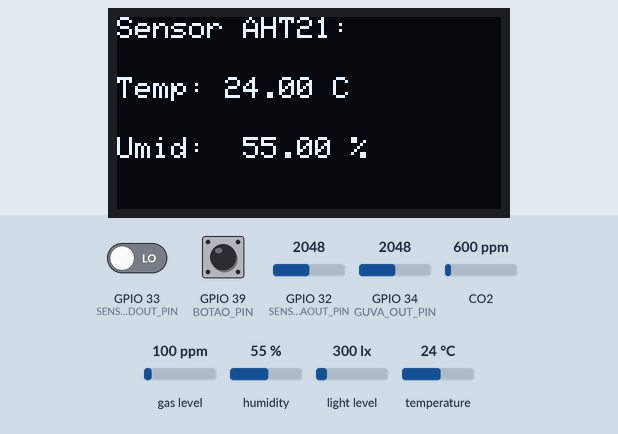
Simulated run of this sketch. Board: ESP32. Shown: 128×64 one-colour display. The test bench sets the inputs (shaded band); at power-on: GPIO 39 (BOTAO_PIN) HIGH, GPIO 32 (SENSOR_CHUVA_AOUT_PIN) = 2048, GPIO 33 (SENSOR_CHUVA_DOUT_PIN) LOW, light level 300 lx, GPIO 34 (GUVA_OUT_PIN) = 2048, CO2 600 ppm, gas level 100 ppm, humidity 55 %, temperature 24 °C. WiFi joins after 1.5 s; servers stay silent unless stated; no MQTT or app messages arrive unless stated; not simulated (calls return 0 or success): Wifi_Config.h; what the sketch prints to the serial monitor is not drawn.

Above: at 4.8 s.
4.9 s: GPIO 39 (BOTAO_PIN) pulled LOW for 3.2 s
At 9.9 s:
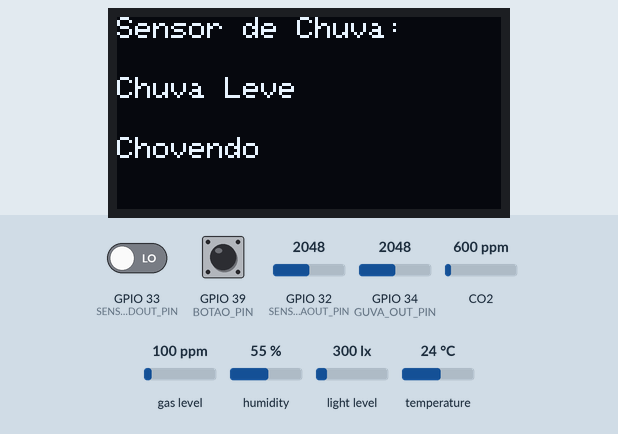
10.2 s: GPIO 32 (SENSOR_CHUVA_AOUT_PIN) set to 2434
11.9 s: GPIO 32 (SENSOR_CHUVA_AOUT_PIN) set to 2556
At 13.0 s:
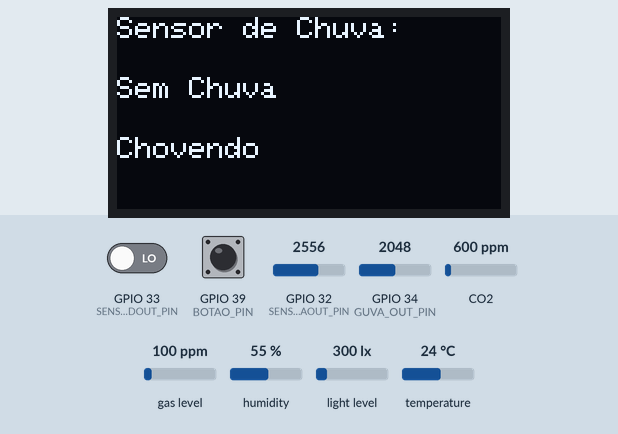
14.2 s: GPIO 33 (SENSOR_CHUVA_DOUT_PIN) driven HIGH
At 15.7 s:
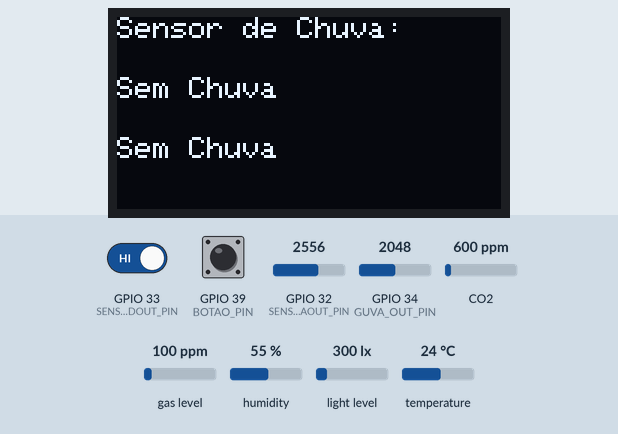
16.2 s: GPIO 39 (BOTAO_PIN) pulled LOW for 1 s
At 18.5 s:
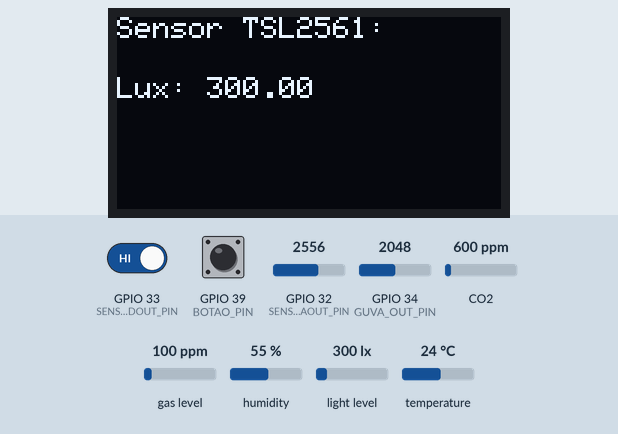
19.2 s: light level set to 40 lx
At 20.2 s:
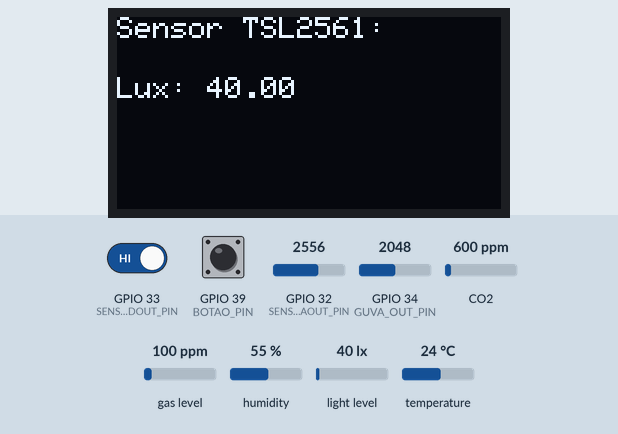
Timing chart, 0 to 22.2 s (numbered marks = the images above; inputs shaded):
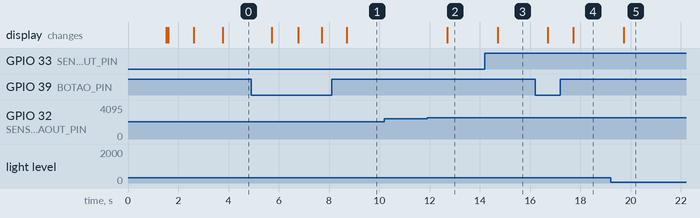

The sketch:

Metereologic_station_Esp32_MQTT.ino
```cpp
#include "Wifi_Config.h"
#include <WiFi.h>
#include <WiFiClientSecure.h>
#include <PubSubClient.h>
#include <Wire.h>                // Chama a Wire.h para comunicação I2C
#include <Adafruit_AHTX0.h>      // Biblioteca responsável pelo AHT21
#include <Adafruit_CCS811.h>     // Biblioteca responsável pelo sensor CSS811
#include <Adafruit_BMP085.h>     // Biblioteca responsável pelo sensor BMP085
#include <Adafruit_TSL2561_U.h>  // Biblioteca responsável pelo TSL2561_U
#include <Adafruit_SSD1306.h>    // Biblioteca para o display OLED SSD1306
#define GUVA_OUT_PIN 34           // Pino analógico do sensor UV GUVA-S12S
#define SENSOR_CHUVA_AOUT_PIN 32  // Pino analógico do sensor de chuva
#define SENSOR_CHUVA_DOUT_PIN 33  // Pino digital do sensor de chuva
#define BOTAO_PIN 39              // Pino do botão para alternar entre as telas
#define SCREEN_WIDTH 128  // OLED display width, in pixels
#define SCREEN_HEIGHT 64  // OLED display height, in pixels

// Declaration for an SSD1306 display connected to I2C (SDA, SCL pins)
Adafruit_SSD1306 display(SCREEN_WIDTH, SCREEN_HEIGHT, &Wire, -1);

Adafruit_AHTX0 aht;                                                                  // AHT10 no endereço 0x38
Adafruit_CCS811 ccs;                                                                 // CCS811 no endereço 0x5A
Adafruit_BMP085 bmp;                                                                 // BMP180 no endereço 0x77
Adafruit_TSL2561_Unified tsl = Adafruit_TSL2561_Unified(TSL2561_ADDR_FLOAT, 12345);  // TSL2561 no endereço 0x39

// WiFi e MQTT Client
WiFiClientSecure espClient;
PubSubClient client(espClient);

int sensorAtual = 0;          // Variável para alternar entre os sensores
const int totalSensores = 6;  // Total de sensores conectados

unsigned long tempoAtualizacao = 1000;  // Intervalo de tempo para atualizar o display
unsigned long ultimoTempo = 0;          // Marca o último tempo que o display foi atualizado

// Configurações do broker MQTT com SSL
const char* mqtt_server = "62.146.172.61";
const int mqtt_port = 8883;  // Porta SSL para MQTT
const char* mqtt_user = "Seu_Usuario";
const char* mqtt_password = "Sua_Senha";


void setup() {
  client.setBufferSize(1024);  // Define o tamanho do buffer das mensagens que vão o Servidor para 1024 bytes
  Serial.begin(115200);

  // Configura Wi-Fi
  setup_wifi();

  // Configura o cliente MQTT com o broker
  client.setServer(mqtt_server, mqtt_port);
  client.setCallback(callback);

  // Configura o certificado SSL
  espClient.setCACert(CERT_CA);           // Set CA certificate
  espClient.setCertificate(CERT_CLIENT);  // Set client certificate
  espClient.setPrivateKey(KEY_CLIENT);    // Set private key

  pinMode(BOTAO_PIN, INPUT);              // Seleciona o pino do botão como entrada
  pinMode(GUVA_OUT_PIN, INPUT);           // Seleciona o pino do sensor GUVA como entrada
  pinMode(SENSOR_CHUVA_AOUT_PIN, INPUT);  // Seleciona o pino analógico do sensor de chuva como entrada
  pinMode(SENSOR_CHUVA_DOUT_PIN, INPUT);  // Seleciona o pino digital do sensor de chuva como entrada

  Wire.begin(21, 22);                                    // Inicializar comunicação I2C
  aht.begin();                                           // Inicializar o sensor AHT10
  ccs.begin();                                           // Inicializar o sensor CCS811
  bmp.begin();                                           // Inicializar o sensor BMP180
  tsl.begin();                                           // Inicializar o sensor TSL2561
  tsl.enableAutoRange(true);                             // Verifica se o TSL2561
  tsl.setIntegrationTime(TSL2561_INTEGRATIONTIME_13MS);  // define o tempo de integração do TSL2561

  if (!display.begin()) {  // Inicializar o display SSD1306
    Serial.println(F("SSD1306 allocation failed"));
    for (;;)
      ;
  }
  display.clearDisplay();  // Limpa o display
  display.display();       // Atualiza a tela do display

  // Exibe mensagem inicial
  display.setTextSize(2);               // Define o tamanho do texto
  display.setTextColor(SSD1306_WHITE);  // Define a cor do texto
  display.setCursor(0, 14);
  display.println(F("Estação"));  // seleciona a posição e desenha no display Estação
  display.setCursor(0, 34);
  display.println(F("Meteorológica"));  // Escreve meteorológica
  display.display();                    // atualiza o display, escrevendo a mensagem acima
  display.clearDisplay();               // limpa a tela do display
  delay(1000);                          // delay para limpar a tela
  display.setTextSize(2);               // Define o tamanho do texto
  display.setCursor(0, 14);
  display.println(F("Curto"));  // escreve curto
  display.setCursor(0, 34);
  display.println(F("Circuito"));  // escreve circuito
  display.display();               // atualiza a tela do display, escrevendo a mensagem acima
  display.clearDisplay();          // limpa a tela
  delay(1000);                     // delay de 1 segundo
}

void loop() {
  if (!client.connected()) {
    reconnect();
  }
  client.loop();

  int UVLevel = analogRead(GUVA_OUT_PIN);
  float voltage = UVLevel * (3.3 / 4095.0);   // Converte a leitura para a tensão
  float UVIndex = calcularIndiceUV(voltage);  // Calcula o índice UV

  String nivelUV = getNivelUV(UVIndex);


  int valorAnalogico = analogRead(SENSOR_CHUVA_AOUT_PIN);
  int valorDigital = digitalRead(SENSOR_CHUVA_DOUT_PIN);

  String nivelChuva;
  if (valorAnalogico > 2500) {
    nivelChuva = "Sem Chuva";
  } else if (valorAnalogico > 1500) {
    nivelChuva = "Chuva Leve";
  } else if (valorAnalogico > 500) {
    nivelChuva = "Chuva Moderada";
  } else {
    nivelChuva = "Chuva Intensa";
  }
  // Indicação se está chovendo ou não com base na leitura digital
  String statusChuva = (valorDigital == HIGH) ? "Sem chuva" : "Chovendo";

  // Publica uma mensagem a cada 5 segundos
  static unsigned long lastMsg = 0;
  unsigned long now = millis();

  if (now - lastMsg > 60000) {
    lastMsg = now;

    sensors_event_t humidity, temp;
    aht.getEvent(&humidity, &temp);

    sensors_event_t event;
    tsl.getEvent(&event);
    ccs.readData();

    //JsonDocument doc(2048);  // Ensure you have the correct version of ArduinoJson

    // Construir manualmente a string JSON
    char buffer[512];
    snprintf(buffer, sizeof(buffer),
             "{"
             "\"AHT21\": {\"Temperatura\": %.2f, \"Umidade\": %.2f},"
             "\"CCS811\": {\"CO2\": %d, \"TVOC\": %d},"
             "\"BMP180\": {\"Pressao\": %ld, \"Altitude\": %.2f},"
             "\"TSL2561\": {\"Lux\": %.2f},"
             "\"Guva\": {\"UV Index\": %.2f, \"Nivel\": \"%s\"},"
             "\"Chuva\": {\"Status\": \"%s\", \"Digital\": \"%s\"}"
             "}",
             temp.temperature,
             humidity.relative_humidity,
             ccs.geteCO2(),
             ccs.getTVOC(),
             bmp.readPressure(),
             bmp.readAltitude(),
             event.light,
             UVIndex,
             nivelUV.c_str(),
             nivelChuva.c_str(),
             (valorDigital == HIGH) ? "Sem Chuva" : "Chovendo");

    Serial.println(buffer);
    // Envia a mensagem via MQTT
    client.publish("Estacao", buffer);
  }


  botao();  // chama a função botão, responsável pela trocar as telas

  // Verifica se é hora de atualizar o display
  unsigned long tempoAtual = millis();  // Tempo atual

  if (tempoAtual - ultimoTempo >= tempoAtualizacao) {
    // Atualiza o display com o sensor selecionado
    switch (sensorAtual)  // Switch com a variavel sensorAtual, definindo qual sensor é mostrado na tela
    {
      case 0:  // Em caso 0, chama a função mostrarAHT21, mostrando no display, as informações do sensor AHT21
        mostrarAHT21();
        break;
      case 1:  // Em caso 1, chama a função mostrarCCS811, mostrando no display, as informações do sensor CCS811
        mostrarCCS811();
        break;
      case 2:  // Em caso 2, chama a função mostrarBMP180, mostrando no display, as informações do sensor BMP180
        mostrarBMP180();
        break;
      case 3:  // Em caso 3, chama a função mostrarTSL2561, mostrando no display, as informações do sensor TSL2561
        mostrarTSL2561();
        break;
      case 4:  // Em caso 4, chama a função mostrarGUVA, mostrando no display, as informações do sensor mostrarGUVA
        mostrarGUVA();
        break;
      case 5:  // Em caso 5, chama a função mostrarSensorChuva, mostrando no display, as informações do sensor Sensor Chuva
        mostrarSensorChuva();
        break;
    }

    display.display();       // Mostra os dados no display
    display.clearDisplay();  // Limpa o display para a próxima atualização

    // Atualiza o último tempo em que o display foi atualizado
    ultimoTempo = tempoAtual;
  }
}

void botao()  // Variavel para controle do botão
{
  static unsigned long lastPress = 0;
  unsigned long now = millis();
  if (digitalRead(BOTAO_PIN) == LOW)  // Quando o botão do pino 39 for pressionado
  {
    if (now - lastPress > 300) {  // debounce de 300ms
      sensorAtual++;              // Adiciona o valor do sensorAtual
      lastPress = now;
    }
  }
  // Essa função reinicia a variavel sensorAtual para voltar a primeira tela
  if (sensorAtual >= totalSensores)  // Se o valor de sensorAtual for igual ou maior que totalSensores
  {
    sensorAtual = 0;  // sensorAtual se torna 0
  }
}


void mostrarAHT21()  // Função que exibe o valor do sensor AHT21
{
  sensors_event_t humidity, temp;
  aht.getEvent(&humidity, &temp);

  display.setTextSize(1);
  display.setTextColor(SSD1306_WHITE);
  display.setCursor(0, 0);
  display.print(F("Sensor AHT21:"));
  display.setCursor(0, 20);
  display.print(F("Temp: "));
  display.print(temp.temperature);
  display.print(F(" C"));
  display.setCursor(0, 40);
  display.print(F("Umid:  "));
  display.print(humidity.relative_humidity);
  display.print(F(" %"));
}

void mostrarCCS811()  // Função que exibe o valor do sensor CCS811
{
  ccs.readData();
  display.setTextSize(1);
  display.setTextColor(SSD1306_WHITE);
  display.setCursor(0, 0);
  display.print(F("Sensor CCS811:"));
  display.setCursor(0, 20);
  display.print(F("CO2: "));
  display.print(ccs.geteCO2());
  display.print(F(" ppm"));
  display.setCursor(0, 40);
  display.print(F("TVOC: "));
  display.print(ccs.getTVOC());
  display.print(F(" ppb"));
}

void mostrarBMP180()  // Função que exibe o valor do senso BMP180
{
  display.setTextSize(1);
  display.setTextColor(SSD1306_WHITE);
  display.setCursor(0, 0);
  display.print(F("Sensor BMP180:"));
  display.setCursor(0, 20);
  display.print(F("Press: "));
  display.print(bmp.readPressure());
  display.print(F(" Pa"));
  display.setCursor(0, 40);
  display.print(F("Altitude: "));
  display.print(bmp.readAltitude());
  display.print(F(" m"));
}

void mostrarTSL2561()  // Função que exibe o valor do sensor TSL2561
{
  sensors_event_t event;
  tsl.getEvent(&event);

  display.setTextSize(1);
  display.setTextColor(SSD1306_WHITE);
  display.setCursor(0, 0);
  display.print(F("Sensor TSL2561:"));
  if (event.light) {
    display.setCursor(0, 20);
    display.print(F("Lux: "));
    display.print(event.light);
  } else {
    display.setCursor(0, 20);
    display.print(F("Falha na leitura!"));
  }
}

void mostrarGUVA()  // Função que exibe o valor do sensor GUVA
{
  int UVLevel = analogRead(GUVA_OUT_PIN);
  float voltage = UVLevel * (3.3 / 4095.0);   // Converte a leitura para a tensão
  float UVIndex = calcularIndiceUV(voltage);  // Calcula o índice UV

  String nivelUV;
  if (UVIndex <= 2) {
    nivelUV = "Baixo";
  } else if (UVIndex <= 5) {
    nivelUV = "Moderado";
  } else if (UVIndex <= 7) {
    nivelUV = "Alto";
  } else if (UVIndex <= 10) {
    nivelUV = "Muito Alto";
  } else {
    nivelUV = "Extremo";
  }

  display.setTextSize(1);
  display.setTextColor(SSD1306_WHITE);
  display.setCursor(0, 0);
  display.print(F("Sensor GUVA: "));
  display.setCursor(0, 20);
  display.print(F("UV Index: "));
  display.print(UVIndex);
  display.setCursor(0, 40);
  display.print(F("Nivel: "));
  display.print(nivelUV);
}

float calcularIndiceUV(float voltage)  // Função para controlar indice UV
{
  float UVIndex = voltage * 15.0;
  return UVIndex;
}

String getNivelUV(float UVIndex) {
  if (UVIndex <= 2) {
    return "Baixo";
  } else if (UVIndex <= 5) {
    return "Moderado";
  } else if (UVIndex <= 7) {
    return "Alto";
  } else if (UVIndex <= 10) {
    return "Muito Alto";
  } else {
    return "Extremo";
  }
}

void mostrarSensorChuva()  // Função para ler os valores do sensor de chuva e mostrar na tela
{
  int valorAnalogico = analogRead(SENSOR_CHUVA_AOUT_PIN);
  int valorDigital = digitalRead(SENSOR_CHUVA_DOUT_PIN);

  String nivelChuva;
  if (valorAnalogico > 2500) {
    nivelChuva = "Sem Chuva";
  } else if (valorAnalogico > 1500) {
    nivelChuva = "Chuva Leve";
  } else if (valorAnalogico > 500) {
    nivelChuva = "Chuva Moderada";
  } else {
    nivelChuva = "Chuva Intensa";
  }

  // Indicação se está chovendo ou não com base na leitura digital
  String statusChuva = (valorDigital == HIGH) ? "Sem Chuva" : "Chovendo";

  display.setTextSize(1);
  display.setTextColor(SSD1306_WHITE);
  display.setCursor(0, 0);
  display.print(F("Sensor de Chuva:"));
  display.setCursor(0, 20);
  display.print(nivelChuva);
  display.setCursor(0, 40);
  display.print(statusChuva);
}
// Função para conectar ao Wi-Fi
void setup_wifi() {
  delay(10);
  Serial.println();
  Serial.print("Conectando a ");
  Serial.println(ssid);

  WiFi.begin(ssid, password);

  while (WiFi.status() != WL_CONNECTED) {
    delay(500);
    Serial.print(".");
  }

  Serial.println("");
  Serial.println("WiFi conectado.");
  Serial.println("Endereço de IP: ");
  Serial.println(WiFi.localIP());
}

// Callback quando uma mensagem é recebida
void callback(char* topic, byte* payload, unsigned int length) {
  Serial.print("Mensagem recebida [");
  Serial.print(topic);
  Serial.print("]: ");
  for (int i = 0; i < length; i++) {
    Serial.print((char)payload[i]);
  }
  Serial.println();
}

// Função para conectar ao MQTT Broker
void reconnect() {
  while (!client.connected()) {
    Serial.print("Tentando conexão MQTT...");
    // Tenta se conectar
    if (client.connect("ESP32Client", mqtt_user, mqtt_password)) {
      Serial.println("Conectado");
      // Subscreve a um tópico após conectar
      client.subscribe("Estacao");
    } else {
      Serial.print("Falha na conexão. Código de retorno: ");
      Serial.print(client.state());
      Serial.println(" Tentando novamente em 5 segundos");
      // Espera 5 segundos antes de tentar novamente
      delay(5000);
    }
  }
}
```

Measured:
- the behaviour switches between 2500 and 2501 on GPIO 32 (SENSOR_CHUVA_AOUT_PIN) (found by bisection; images 1 and 2)
- after the input at 4.9 s, the display: first changes after 0.81 s (image 1 shows a later state)
- after the input at 10.2 s, every drawn part: stays the same
- after the input at 11.9 s, the display: changes after 0.80 s (image 2)
- after the input at 14.2 s, the display: changes after 0.50 s (image 3)
- after the input at 16.2 s, the display: first changes after 0.51 s (image 4 shows a later state)
- after the input at 19.2 s, the display: changes after 0.52 s (image 5)
